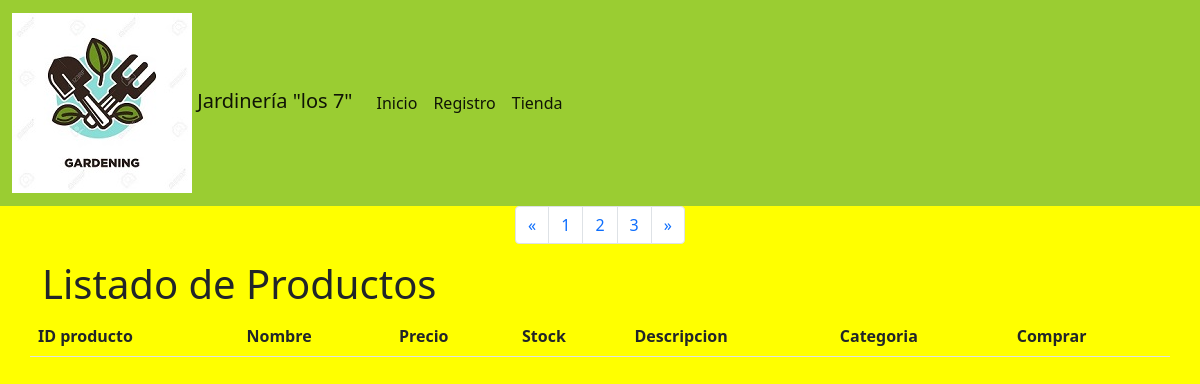
/Tienda, run on an earlier commit of the app's database.
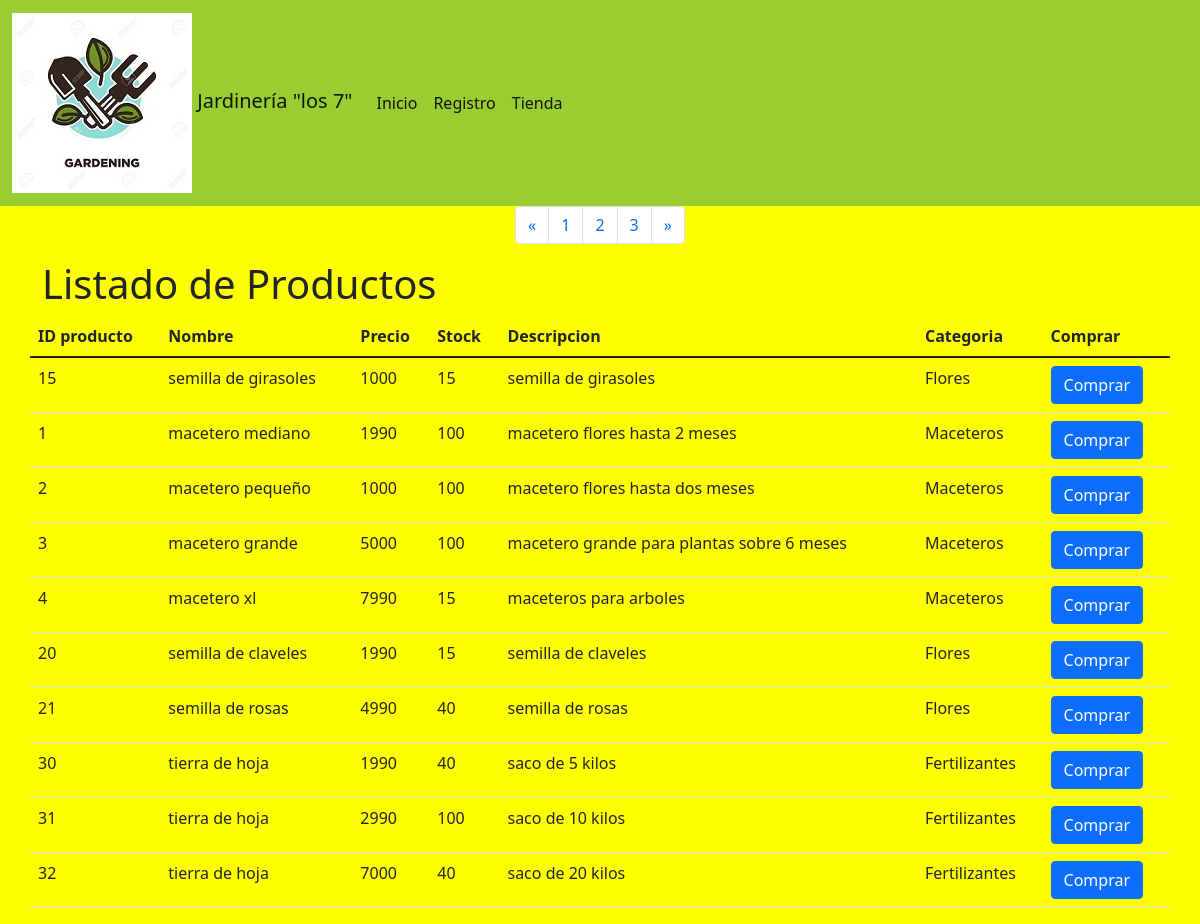
And on a later commit of the database.
### core/models.py (models this page shows, shortened)
class Producto(models.Model):
    Id = models.CharField(max_length=6, primary_key=True, verbose_name='Id')
    nombre = models.CharField(max_length=20, verbose_name='nombre')
    precio = models.CharField(max_length=20, verbose_name='precio')
    stock = models.CharField(max_length=4, verbose_name='stock')
    descripcion = models.CharField(max_length=80, verbose_name='descripcion')
    categoria = models.ForeignKey(Categoria, on_delete=models.CASCADE)

class Categoria(models.Model):
    idCategoria = models.IntegerField(primary_key=True, verbose_name='Id de categoria')
    nombreCategoria = models.CharField(max_length=50, verbose_name='Nombre de la Categoria')
    def __str__(self):
        return self.nombreCategoria

### core/views.py (the view)
# urls.py: path('Tienda', Tienda, name="Tienda"),
def Tienda(request):
    producto = Producto.objects.all()
    datos = {
        'productos': producto
    }
    return render(request, 'core/Tienda.html',datos)

### core/templates/core/Tienda.html (shortened to what this page needs)
<!doctype html>
<html lang="es">
  <head>
    <link href="https://cdn.jsdelivr.net/npm/bootstrap@5.1.3/dist/css/bootstrap.min.css" rel="stylesheet">
    <link rel="stylesheet" href="Estiloporpagina.css">
  </head>
  <body>
    <nav class="navbar navbar-expand-lg navbar-light " style="background-color:yellowgreen;">
      {% load static %}
      <div class="container-fluid ">
        <a class="navbar-brand" href="{% url 'Jardineria' %}">
        <img src="{% static 'core/img/logo.jpg'%}" alt=""> Jardinería "los 7"</a>
        <div class="collapse navbar-collapse" id="navbarSupportedContent">
          <ul class="navbar-nav me-auto mb-2 mb-lg-0">
            <li class="nav-item">
              <a class="nav-link active" aria-current="page" href="{% url 'Jardineria' %}">Inicio</a>
            </li>
            <li class="nav-item">
              <a class="nav-link active" aria-current="page" href="{% url 'registro_usuario' %}">Registro</a>
            </li>
            <li>
                <a class="nav-link active" aria-current="page" href="{% url 'Tienda' %}">Tienda</a>
              </li>
          </ul>
        </div>
      </div>
    </nav>
    <nav aria-label="Page navigation example">
        <ul class="pagination justify-content-center">
          <li class="page-item">
            <a class="page-link" href="#" aria-label="Previous">
              <span aria-hidden="true">&laquo;</span>
            </a>
          </li>
          <li class="page-item"><a class="page-link" href="{% url 'Tienda' %}">1</a></li>
          <li class="page-item"><a class="page-link" href="#" aria-label="Next">2</a></li>
          <li class="page-item"><a class="page-link" href="#" aria-label="Next">3</a></li>
          <li class="page-item">
            <a class="page-link" href="#" aria-label="Next">
              <span aria-hidden="true">&raquo;</span>
            </a>
          </li>
        </ul>
      </nav>
    <div class="container">
      <h1>Listado de Productos</h1>
      <div class="row">
          <table class="table">
            <thead>
              <tr>
                <th scope="col">ID producto</th>
                <th scope="col">Nombre</th>
                <th scope="col">Precio</th>
                <th scope="col">Stock</th>
                <th scope="col">Descripcion</th>
                <th scope="col">Categoria</th>
                <th scope="col">Comprar</th>
              </tr>
            </thead>
              <tbody>
                {% for prod in productos %}
                <tr>
                  <td>{{prod.Id}}</td>
                  <td>{{prod.nombre}}</td>
                  <td>{{prod.precio}}</td>
                  <td>{{prod.stock}}</td>
                  <td>{{prod.descripcion}}</td>
                  <td>{{prod.categoria}}</td>
                  <th scope="col"><button type="button" class="btn btn-primary">Comprar</button></th>
                </tr>
                {% endfor %}
              </tbody>
          </table>
      </div>
  </div>
</body>

What changed in the data, as far as the page shows it:
added Producto: Id "15", nombre "semilla de girasoles", precio "1000", stock "15", descripcion "semilla de girasoles", categoria "Flores"
added Producto: Id "1", nombre "macetero mediano", precio "1990", stock "100", descripcion "macetero flores hasta 2 meses", categoria "Maceteros"
added Producto: Id "2", nombre "macetero pequeño", precio "1000", stock "100", descripcion "macetero flores hasta dos meses", categoria "Maceteros"
added Producto: Id "3", nombre "macetero grande", precio "5000", stock "100", descripcion "macetero grande para plantas sobre 6 meses", categoria "Maceteros"
added Producto: Id "4", nombre "macetero xl", precio "7990", stock "15", descripcion "maceteros para arboles", categoria "Maceteros"
added Producto: Id "20", nombre "semilla de claveles", precio "1990", stock "15", descripcion "semilla de claveles", categoria "Flores"
added Producto: Id "21", nombre "semilla de rosas", precio "4990", stock "40", descripcion "semilla de rosas", categoria "Flores"
added Producto: Id "30", nombre "tierra de hoja", precio "1990", stock "40", descripcion "saco de 5 kilos", categoria "Fertilizantes"
added Producto: Id "31", nombre "tierra de hoja", precio "2990", stock "100", descripcion "saco de 10 kilos", categoria "Fertilizantes"
added Producto: Id "32", nombre "tierra de hoja", precio "7000", stock "40", descripcion "saco de 20 kilos", categoria "Fertilizantes"
